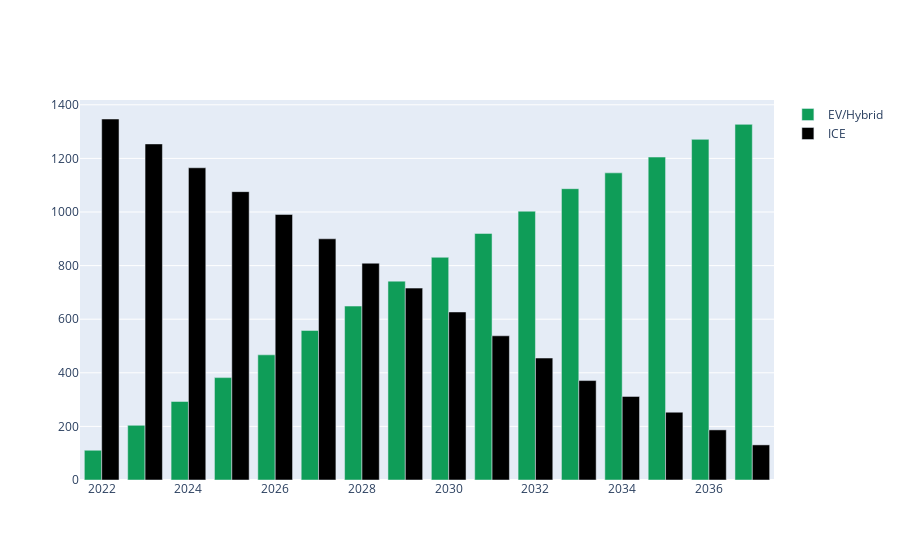

The notebook cell this image was saved under:
### Code cell
import plotly.graph_objects as go



fig = go.Figure()
fig.add_trace(go.Bar(x=inputs.years,
                y=ev_inv.EV,
                name='EV/Hybrid',
                marker_color='rgb(15,157,88)'
                ))
fig.add_trace(go.Bar(x=inputs.years,
                y=ev_inv.ICE,
                name='ICE',
                marker_color='rgb(0,0,0)'
                ))

### Figure 1 — Plotly figure (JSON) as saved in the notebook; plotly's stock layout.template omitted (floating-point values rounded to 4 significant figures)
{"data": [{"marker": {"color": "rgb(15,157,88)"}, "name": "EV/Hybrid", "type": "bar", "x": [2022, 2023, 2024, 2025, 2026, 2027, 2028, 2029, 2030, 2031, 2032, 2033, 2034, 2035, 2036, 2037], "y": [111, 204, 293, 382, 467, 558, 649, 742, 831, 920, 1003, 1087, 1146, 1205, 1271, 1327]}, {"marker": {"color": "rgb(0, 0, 0)"}, "name": "ICE", "type": "bar", "x": [2022, 2023, 2024, 2025, 2026, 2027, 2028, 2029, 2030, 2031, 2032, 2033, 2034, 2035, 2036, 2037], "y": [1347, 1254, 1165, 1076, 991, 900, 809, 716, 627, 538, 455, 371, 312, 253, 187, 131]}], "layout": {"autosize": true, "xaxis": {"autorange": true, "range": [2022.0, 2038.0], "type": "linear"}, "yaxis": {"autorange": true, "range": [0, 1418.0], "type": "linear"}}}
